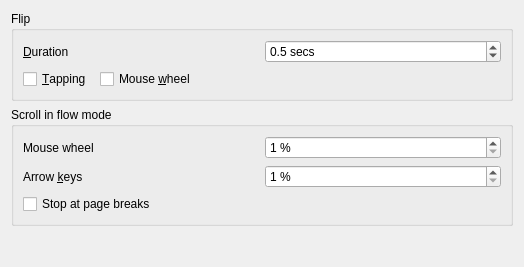
         <widget class="QWidget" name="page_3">
          <property name="geometry">
           <rect>
            <x>0</x>
            <y>-20</y>
            <width>524</width>
            <height>267</height>
           </rect>
          </property>
          <attribute name="label">
           <string>Navigation</string>
          </attribute>
          <layout class="QFormLayout" name="formLayout_3">
           <property name="fieldGrowthPolicy">
            <enum>QFormLayout::AllNonFixedFieldsGrow</enum>
           </property>
           <item row="1" column="0" colspan="2">
            <widget class="QGroupBox" name="groupBox_11">
             <property name="toolTip">
              <string>tapping on page flips pages</string>
             </property>
             <property name="title">
              <string>Flip</string>
             </property>
             <layout class="QGridLayout" name="gridLayout_5">
              <item row="0" column="0">
               <widget class="QLabel" name="label_11">
                <property name="text">
                 <string>&amp;Duration</string>
                </property>
                <property name="buddy">
                 <cstring>page_flip_duration</cstring>
                </property>
               </widget>
              </item>
              <item row="0" column="1">
               <widget class="QDoubleSpinBox" name="page_flip_duration">
                <property name="specialValueText">
                 <string>disabled</string>
                </property>
                <property name="suffix">
                 <string> secs</string>
                </property>
                <property name="decimals">
                 <number>1</number>
                </property>
                <property name="minimum">
                 <double>0.100000000000000</double>
                </property>
                <property name="maximum">
                 <double>3.000000000000000</double>
                </property>
                <property name="singleStep">
                 <double>0.100000000000000</double>
                </property>
                <property name="value">
                 <double>0.500000000000000</double>
                </property>
               </widget>
              </item>
              <item row="1" column="0" colspan="2">
               <layout class="QHBoxLayout" name="horizontalLayout_8">
                <item>
                 <widget class="QCheckBox" name="tap_flips_pages">
                  <property name="text">
                   <string>&amp;Tapping </string>
                  </property>
                 </widget>
                </item>
                <item>
                 <widget class="QCheckBox" name="wheel_flips_pages">
                  <property name="toolTip">
                   <string>mouse wheel flips pages</string>
                  </property>
                  <property name="text">
                   <string>Mouse &amp;wheel </string>
                  </property>
                 </widget>
                </item>
                <item>
                 <spacer name="horizontalSpacer_5">
                  <property name="orientation">
                   <enum>Qt::Horizontal</enum>
                  </property>
                  <property name="sizeHint" stdset="0">
                   <size>
                    <width>40</width>
                    <height>20</height>
                   </size>
                  </property>
                 </spacer>
                </item>
               </layout>
              </item>
             </layout>
            </widget>
           </item>
           <item row="2" column="0" colspan="2">
            <widget class="QGroupBox" name="groupBox">
             <property name="title">
              <string>Scroll in flow mode</string>
             </property>
             <layout class="QGridLayout" name="gridLayout_6">
              <item row="0" column="0">
               <widget class="QLabel" name="label_29">
                <property name="text">
                 <string>Mouse wheel</string>
                </property>
                <property name="buddy">
                 <cstring>wheel_scroll_fraction</cstring>
                </property>
               </widget>
              </item>
              <item row="0" column="1">
               <widget class="QSpinBox" name="wheel_scroll_fraction">
                <property name="toolTip">
                 <string>This is a percentage, by making it less than 100 you can decrease the amount the wheel scrolls by, by making it more than 100 you can increase the scroll amount.</string>
                </property>
                <property name="suffix">
                 <string> %</string>
                </property>
                <property name="minimum">
                 <number>1</number>
                </property>
                <property name="maximum">
                 <number>2000</number>
                </property>
                <property name="singleStep">
                 <number>5</number>
                </property>
               </widget>
              </item>
              <item row="1" column="0">
               <widget class="QLabel" name="label_30">
                <property name="text">
                 <string>Arrow &amp;keys</string>
                </property>
                <property name="buddy">
                 <cstring>line_scroll_fraction</cstring>
                </property>
               </widget>
              </item>
              <item row="1" column="1">
               <widget class="QSpinBox" name="line_scroll_fraction">
                <property name="toolTip">
                 <string>This is a percentage, by making it less than 100 you can decrease the amount the arrow keys scroll by, by making it more than 100 you can increase the scroll amount.</string>
                </property>
                <property name="suffix">
                 <string> %</string>
                </property>
                <property name="minimum">
                 <number>1</number>
                </property>
                <property name="maximum">
                 <number>2000</number>
                </property>
                <property name="singleStep">
                 <number>5</number>
                </property>
               </widget>
              </item>
              <item row="2" column="0" colspan="2">
               <widget class="QCheckBox" name="line_scrolling_stops_on_pagebreaks">
                <property name="text">
                 <string>Stop at page breaks</string>
                </property>
               </widget>
              </item>
             </layout>
            </widget>
           </item>
           <item row="3" column="0" colspan="2">
            <spacer name="verticalSpacer_2">
             <property name="orientation">
              <enum>Qt::Vertical</enum>
             </property>
             <property name="sizeHint" stdset="0">
              <size>
               <width>20</width>
               <height>40</height>
              </size>
             </property>
            </spacer>
           </item>
          </layout>
         </widget>
